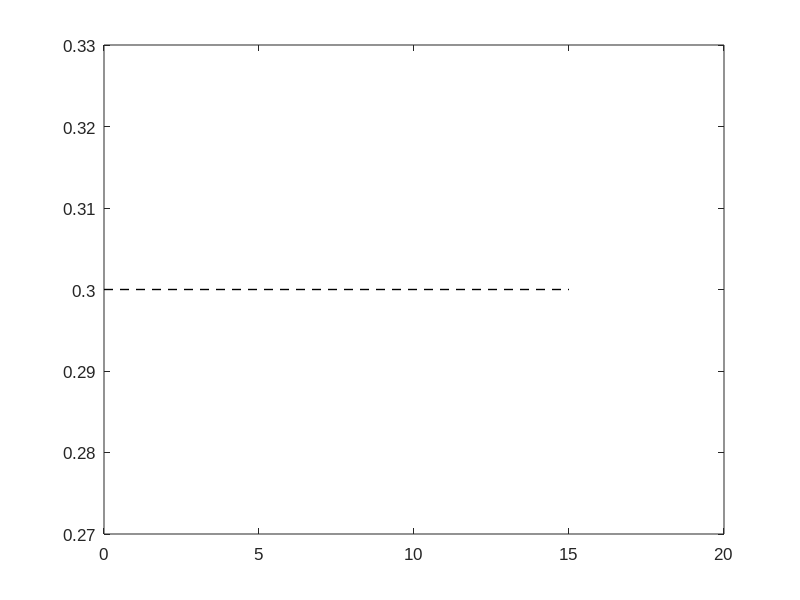

MATLAB code to generate this figure: (Note: this script raises an error after producing the figure.)
% Solve RNA clock
%close all,clc, clear all
% Bistable parametrs
h = 3600;
uM = 10^(-6);
uMh = uM*h;
% Kinetic rate of biocontroller
kc = 20.*10^(-4)*h/4;
thc = 20.*10^(-4)*h/4*1.;
bc = 3*10^4*uMh*2;
ac = 3*10^4*uMh*2;
phc = log(2)*60/30;
dc = log(2)*60/30;
gc = 3*10^4*uMh;

ut = 0.5;

rh = ut*dc;

pI = [kc*1 thc*1 bc ac phc gc rh dc]; % 5 - 12
pP = [kc thc phc gc]; % 1 - 4

% Kinetic rate of biocontroller plant
as = 20.*10^(-4)*h*.5;
ks = .2*2;
phs = log(2)*60/3;
trs = .23*60/4;
ds = log(2)*60/30;
ns = 2;
yt = 0.8;
pS = [as ks phs trs ds ns]; % 12-17

r1 = 0.3/1.; % 2 3 4
R1 = thc*r1/kc;

var = {'\kappa_c','\beta_c','\alpha_c','\phi_c','\gamma_c', 'u^{tot}', ...
    '\kappa_s','\beta_s','\alpha_s','\phi_s','\gamma_s','\theta_s','y^{tot}','w^{tot}'};
set(0,'DefaultAxesFontName', 'Arial')
set(0,'DefaultAxesFontSize', 12)

c1 = 0;
c2 = 1;
p = [pP pI pS c1 c2 r1];

tf=15;
tspan =[0 tf];

options = odeset('AbsTol',10^-6);
% T1 A1 R1 T2 A2 R2 T5 T6 R5 R6
x0 = [0 0 0 0 0 0 0];

N = 4;
COLOR = [232 68 12 ; 255 172 13]/255;
R_v = linspace(COLOR(2,1),COLOR(1,1),N)';
B_v = linspace(COLOR(2,2),COLOR(1,2),N)';
G_v = linspace(COLOR(2,3),COLOR(1,3),N)';
Color3 = [R_v B_v G_v];
%
font_size = 12;
hFig=figure(1);
set(hFig,'Units','inches', 'Position', [0 100 3.5 2])
%
%subplot(2,3,1:3)
% plot(t0([1,end]),[r1 r1],'-','Color',[1 1 1]*0.8,'LineWidth',4)
plot(tspan,[R1 R1],'k--','LineWidth',1),hold on

scale = [.1 1 5 10];

for i=1:N
    p(5) = pI(1)*scale(i);
    p(6) = pI(2)*scale(i);
    [t1,s1] = ode23s(@(t,x) ODE_PI_ClosedLoop(t,x,p),tspan,x0,options);
    plot(t1,s1(:,7),'Color',Color3(i,:),'LineWidth',2)
%     figure(2),plot(t1,s1(:,3),'Color',Color3(i,:),'LineWidth',3),hold on
    p = [pP pI pS c1 c2 r1];
end
hold off

ax = gca;
ax.XTick = [0 5 10 tf];
ax.YTick = [0 R1 yt];
xlim([0 tf]),ylim([0 yt])

set(gca,'FontUnits','points',...
    'FontWeight','normal','FontSize',font_size,'FontName','Arial')
xlabel('time (h)','interpreter','latex','FontUnits','points',...
    'FontSize',font_size,'FontName','Arial')
ylabel('$y$ $(\mu M)$','interpreter','latex','FontUnits','points',...
    'FontSize',font_size,'FontName','Arial')
% legend({'ref','$.5\kappa_c$','$\kappa_c$','$2\kappa_c$','$3\kappa_c$'},'interpreter','latex','FontUnits','points',...
%     'FontSize',font_size,'FontName','Arial','Location','NorthEast')
% print -depsc2 Fig/IS_delta.eps
print -depsc2 Fig/IS_thetaKappa.eps

%%
p = [pP pI pS c1 c2 r1];
hFig=figure(4);
set(hFig,'Units','inches', 'Position', [0 100 3.5 2])
%
%subplot(2,3,1:3)
% plot(t0([1,end]),[r1 r1],'-','Color',[1 1 1]*0.8,'LineWidth',4)
plot(tspan,[R1 R1],'k--','LineWidth',1),hold on

scale = [.1 1 5 10];

for i=1:N
    p(10) = pI(6)*scale(i);
%     p(6) = pI(2)*scale(i);
    [t1,s1] = ode23s(@(t,x) ODE_PI_ClosedLoop(t,x,p),tspan,x0,options);
    plot(t1,s1(:,7),'-','Color',Color3(i,:),'LineWidth',2)
%     figure(2),plot(t1,s1(:,3),'Color',Color3(i,:),'LineWidth',3),hold on
    p = [pP pI pS c1 c2 r1];
end
hold off

ax = gca;
ax.XTick = [0 5 10 tf];
ax.YTick = [0 R1 yt];
xlim([0 tf]),ylim([0 yt])

set(gca,'FontUnits','points',...
    'FontWeight','normal','FontSize',font_size,'FontName','Arial')
xlabel('time (h)','interpreter','latex','FontUnits','points',...
    'FontSize',font_size,'FontName','Arial')
ylabel('$y$ $(\mu M)$','interpreter','latex','FontUnits','points',...
    'FontSize',font_size,'FontName','Arial')
% legend({'ref','$.5\kappa_c$','$\kappa_c$','$2\kappa_c$','$3\kappa_c$'},'interpreter','latex','FontUnits','points',...
%     'FontSize',font_size,'FontName','Arial','Location','NorthEast')
print -depsc2 Fig/IS_gamma.eps


%%%%%%%
%%
%%
p = [pP pI pS c1 c2 r1];
hFig=figure(4);
set(hFig,'Units','inches', 'Position', [0 100 3.5 2])
%
%subplot(2,3,1:3)
% plot(t0([1,end]),[r1 r1],'-','Color',[1 1 1]*0.8,'LineWidth',4)
plot(tspan,[R1 R1],'k--','LineWidth',1),hold on

scale = [.1 1 5 10];

for i=1:N
    p(9) = pI(5)*scale(i);
%     p(6) = pI(2)*scale(i);
    [t1,s1] = ode23s(@(t,x) ODE_PI_ClosedLoop(t,x,p),tspan,x0,options);
    plot(t1,s1(:,7),'-','Color',Color3(i,:),'LineWidth',2)
%     figure(2),plot(t1,s1(:,3),'Color',Color3(i,:),'LineWidth',3),hold on
    p = [pP pI pS c1 c2 r1];
end
hold off

ax = gca;
ax.XTick = [0 5 10 tf];
ax.YTick = [0 R1 yt];
xlim([0 tf]),ylim([0 yt])

set(gca,'FontUnits','points',...
    'FontWeight','normal','FontSize',font_size,'FontName','Arial')
xlabel('time (h)','interpreter','latex','FontUnits','points',...
    'FontSize',font_size,'FontName','Arial')
ylabel('$y$ $(\mu M)$','interpreter','latex','FontUnits','points',...
    'FontSize',font_size,'FontName','Arial')
% legend({'ref','$.5\kappa_c$','$\kappa_c$','$2\kappa_c$','$3\kappa_c$'},'interpreter','latex','FontUnits','points',...
%     'FontSize',font_size,'FontName','Arial','Location','NorthEast')
print -depsc2 Fig/IS_phi.eps

%%
p = [pP pI pS c1 c2 r1];
hFig=figure(5);
set(hFig,'Units','inches', 'Position', [0 100 3.5 2])
%
%subplot(2,3,1:3)
% plot(t0([1,end]),[r1 r1],'-','Color',[1 1 1]*0.8,'LineWidth',4)
plot(tspan,[R1 R1],'k--','LineWidth',1),hold on

scale = [.1 1 5 10];

for i=1:N
    p(7) = pI(3)*scale(i);
    p(8) = pI(4)*scale(i);
    [t1,s1] = ode23s(@(t,x) ODE_PI_ClosedLoop(t,x,p),tspan,x0,options);
    plot(t1,s1(:,7),'-','Color',Color3(i,:),'LineWidth',2)
%     figure(2),plot(t1,s1(:,3),'Color',Color3(i,:),'LineWidth',3),hold on
    p = [pP pI pS c1 c2 r1];
end
hold off

ax = gca;
ax.XTick = [0 5 10 tf];
ax.YTick = [0 R1 yt];
xlim([0 tf]),ylim([0 yt])

set(gca,'FontUnits','points',...
    'FontWeight','normal','FontSize',font_size,'FontName','Arial')
xlabel('time (h)','interpreter','latex','FontUnits','points',...
    'FontSize',font_size,'FontName','Arial')
ylabel('$y$ $(\mu M)$','interpreter','latex','FontUnits','points',...
    'FontSize',font_size,'FontName','Arial')
% legend({'ref','$.5\kappa_c$','$\kappa_c$','$2\kappa_c$','$3\kappa_c$'},'interpreter','latex','FontUnits','points',...
%     'FontSize',font_size,'FontName','Arial','Location','NorthEast')
print -depsc2 Fig/IS_beta-alpha.eps


%%
p = [pP pI pS c1 c2 r1];
hFig=figure(6);
set(hFig,'Units','inches', 'Position', [0 100 3.5 2])
%
%subplot(2,3,1:3)
% plot(t0([1,end]),[r1 r1],'-','Color',[1 1 1]*0.8,'LineWidth',4)
plot(tspan,[R1 R1],'k--','LineWidth',1),hold on

scale = [.1 1 5 10];

for i=1:N
    p(7) = pI(3)*scale(i);
%     p(8) = pI(4)*scale(i);
    [t1,s1] = ode23s(@(t,x) ODE_PI_ClosedLoop(t,x,p),tspan,x0,options);
    plot(t1,s1(:,7),'-','Color',Color3(i,:),'LineWidth',2)
%     figure(2),plot(t1,s1(:,3),'Color',Color3(i,:),'LineWidth',3),hold on
    p = [pP pI pS c1 c2 r1];
end
hold off

ax = gca;
ax.XTick = [0 5 10 tf];
ax.YTick = [0 R1 yt];
xlim([0 tf]),ylim([0 yt])

set(gca,'FontUnits','points',...
    'FontWeight','normal','FontSize',font_size,'FontName','Arial')
xlabel('time (h)','interpreter','latex','FontUnits','points',...
    'FontSize',font_size,'FontName','Arial')
ylabel('$y$ $(\mu M)$','interpreter','latex','FontUnits','points',...
    'FontSize',font_size,'FontName','Arial')
% legend({'ref','$.5\kappa_c$','$\kappa_c$','$2\kappa_c$','$3\kappa_c$'},'interpreter','latex','FontUnits','points',...
%     'FontSize',font_size,'FontName','Arial','Location','NorthEast')
print -depsc2 Fig/IS_beta.eps

%%
p = [pP pI pS c1 c2 r1];
hFig=figure(7);
set(hFig,'Units','inches', 'Position', [0 100 3.5 2])
%
%subplot(2,3,1:3)
% plot(t0([1,end]),[r1 r1],'-','Color',[1 1 1]*0.8,'LineWidth',4)
plot(tspan,[R1 R1],'k--','LineWidth',1),hold on

scale = [.1 1 5 10];

for i=1:N
%     p(7) = pI(3)*scale(i);
    p(8) = pI(4)*scale(i);
    [t1,s1] = ode23s(@(t,x) ODE_PI_ClosedLoop(t,x,p),tspan,x0,options);
    plot(t1,s1(:,7),'-','Color',Color3(i,:),'LineWidth',2)
%     figure(2),plot(t1,s1(:,3),'Color',Color3(i,:),'LineWidth',3),hold on
    p = [pP pI pS c1 c2 r1];
end
hold off

ax = gca;
ax.XTick = [0 5 10 tf];
ax.YTick = [0 R1 yt];
xlim([0 tf]),ylim([0 yt])

set(gca,'FontUnits','points',...
    'FontWeight','normal','FontSize',font_size,'FontName','Arial')
xlabel('time (h)','interpreter','latex','FontUnits','points',...
    'FontSize',font_size,'FontName','Arial')
ylabel('$y$ $(\mu M)$','interpreter','latex','FontUnits','points',...
    'FontSize',font_size,'FontName','Arial')
% legend({'ref','$.5\kappa_c$','$\kappa_c$','$2\kappa_c$','$3\kappa_c$'},'interpreter','latex','FontUnits','points',...
%     'FontSize',font_size,'FontName','Arial','Location','NorthEast')
print -depsc2 Fig/IS_alpha.eps


%%
p = [pP pI pS c1 c2 r1];
hFig=figure(7);
set(hFig,'Units','inches', 'Position', [0 100 3.5 2])
%
%subplot(2,3,1:3)
% plot(t0([1,end]),[r1 r1],'-','Color',[1 1 1]*0.8,'LineWidth',4)
plot(tspan,[R1 R1],'k--','LineWidth',1),hold on

scale = [.1 1 5 10];

for i=1:N
%     p(7) = pI(3)*scale(i);
    p(12) = pI(8)*scale(i);
    [t1,s1] = ode23s(@(t,x) ODE_PI_ClosedLoop(t,x,p),tspan,x0,options);
    plot(t1,s1(:,7),'-','Color',Color3(i,:),'LineWidth',2)
%     figure(2),plot(t1,s1(:,3),'Color',Color3(i,:),'LineWidth',3),hold on
    p = [pP pI pS c1 c2 r1];
    
end
hold off

ax = gca;
ax.XTick = [0 5 10 tf];
ax.YTick = [0 R1 yt];
xlim([0 tf]),ylim([0 yt])

set(gca,'FontUnits','points',...
    'FontWeight','normal','FontSize',font_size,'FontName','Arial')
xlabel('time (h)','interpreter','latex','FontUnits','points',...
    'FontSize',font_size,'FontName','Arial')
ylabel('$y$ $(\mu M)$','interpreter','latex','FontUnits','points',...
    'FontSize',font_size,'FontName','Arial')
% legend({'ref','$.5\kappa_c$','$\kappa_c$','$2\kappa_c$','$3\kappa_c$'},'interpreter','latex','FontUnits','points',...
%     'FontSize',font_size,'FontName','Arial','Location','NorthEast')
print -depsc2 Fig/IS_delta.eps



%%
p = [pP pI pS c1 c2 r1];
hFig=figure(7);
set(hFig,'Units','inches', 'Position', [0 100 3.5 2])
%
%subplot(2,3,1:3)
% plot(t0([1,end]),[r1 r1],'-','Color',[1 1 1]*0.8,'LineWidth',4)
plot(tspan,[R1 R1],'k--','LineWidth',1),hold on

scale = [.1 1 5 10];

for i=1:N   
    
    p(11) = pI(7)*pI(8)/p(12); % ut = rho/delta
    [t1,s1] = ode23s(@(t,x) ODE_PI_ClosedLoop(t,x,p),tspan,x0,options);
    plot(t1,s1(:,7),'-','Color',Color3(i,:),'LineWidth',2)
%     figure(2),plot(t1,s1(:,3),'Color',Color3(i,:),'LineWidth',3),hold on
    p = [pP pI pS c1 c2 r1];
    
end
hold off

ax = gca;
ax.XTick = [0 5 10 tf];
ax.YTick = [0 R1 yt];
xlim([0 tf]),ylim([0 yt])

set(gca,'FontUnits','points',...
    'FontWeight','normal','FontSize',font_size,'FontName','Arial')
xlabel('time (h)','interpreter','latex','FontUnits','points',...
    'FontSize',font_size,'FontName','Arial')
ylabel('$y$ $(\mu M)$','interpreter','latex','FontUnits','points',...
    'FontSize',font_size,'FontName','Arial')
% legend({'ref','$.5\kappa_c$','$\kappa_c$','$2\kappa_c$','$3\kappa_c$'},'interpreter','latex','FontUnits','points',...
%     'FontSize',font_size,'FontName','Arial','Location','NorthEast')
print -depsc2 Fig/IS_delta.eps